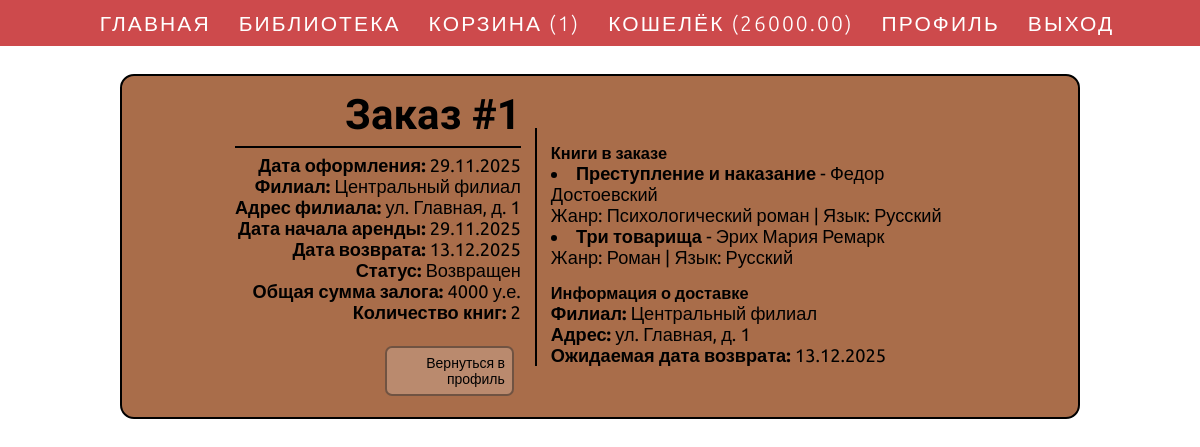
Screenshot of /order.html/1 (signed in) with the database file from the repository.
### app.py (models this page shows)
class User(UserMixin, db.Model):
    id = db.Column(db.Integer, primary_key=True)
    last_name = db.Column(db.String(255), nullable=False) # Фамилия
    first_name = db.Column(db.String(255), nullable=False) # Имя
    patronymic = db.Column(db.String(255)) # Отчество
    email = db.Column(db.String(255), unique=True, nullable=False) # Почта
    phone = db.Column(db.String(20), nullable=False) # Телефон
    password_hash = db.Column(db.String(255), nullable=False) # Пароль (в хэш через wekzeug)
    deposit = db.Column(db.Numeric(10, 2), default=0.00) # Текущий баланс счета
    created_at = db.Column(db.DateTime, default=datetime.utcnow) # Времядата создания аккаунта
    tariff_id = db.Column(db.Integer, db.ForeignKey('tariff.id')) # Тариф, выбранный пользователем
    cart_items = db.relationship('CartItem', backref='user', lazy=True, cascade='all, delete-orphan')
    orders = db.relationship('Order', backref='user', lazy=True)
    deposit_transactions = db.relationship('DepositTransaction', backref='user', lazy=True)

class Order(db.Model):
    id = db.Column(db.Integer, primary_key=True)
    total_deposit = db.Column(db.Numeric(10, 2), nullable=False) # Общая сумма заказа
    status = db.Column(db.Enum('assembling', 'delivery', 'delivered', 'returned', name='order_status'), default='assembling') # Статус заказа: в сборке, в доставке, доставлен, возвращен
    created_at = db.Column(db.DateTime, default=datetime.utcnow) # Датавремя создания заказа
    picked_up_at = db.Column(db.DateTime) # Датавремя забирания заказа пользователем из филиала
    due_return_date = db.Column(db.Date) # Дата конца аренды
    actual_return_date = db.Column(db.Date) # Дата возвращения заказа пользователем
    penalty_amount = db.Column(db.Numeric(10, 2), default=0.00) # Сумма штрафа за просрочку
    user_id = db.Column(db.Integer, db.ForeignKey('user.id'), nullable=False) # Пользователь, которому принадлежит заказ
    branch_id = db.Column(db.Integer, db.ForeignKey('branch.id'), nullable=False) # Филиал, в который оформлен заказ
    order_items = db.relationship('OrderItem', backref='order', lazy=True, cascade='all, delete-orphan')
    deposit_transactions = db.relationship('DepositTransaction', backref='order', lazy=True)

class Branch(db.Model):
    id = db.Column(db.Integer, primary_key=True)
    name = db.Column(db.String(255), nullable=False) # Название филиала
    address = db.Column(db.Text, nullable=False) # Адрес
    orders = db.relationship('Order', backref='branch', lazy=True)

class Book(db.Model):
    id = db.Column(db.Integer, primary_key=True)
    title = db.Column(db.String(255), nullable=False) # Название книги
    author = db.Column(db.String(255), nullable=False) # Автор книги
    genre = db.Column(db.String(100), nullable=False)  # Жанр
    language = db.Column(db.String(50), nullable=False, default='Русский')  # Язык
    publisher = db.Column(db.String(255))  # Издательство
    description = db.Column(db.Text)  # Описание книги
    image_url = db.Column(db.String(500))  # URL для обложки
    is_available = db.Column(db.Boolean, default=True, nullable=False)  # Доступна ли книга для аренды
    cart_items = db.relationship('CartItem', backref='book', lazy=True, cascade='all, delete-orphan')
    order_items = db.relationship('OrderItem', backref='book', lazy=True)

### app.py (the view)
@app.route("/order.html/<int:order_id>")
@login_required
def order_detail(order_id):
    order = Order.query.get_or_404(order_id)
    if order.user_id != current_user.id:
        flash('Доступ запрещен')
        return redirect(url_for('profile'))
    order_items = OrderItem.query.filter_by(order_id=order.id).all()
    books = [item.book for item in order_items]
    created_date = order.created_at.strftime('%d.%m.%Y') if order.created_at else None
    start_date = order.picked_up_at.strftime('%d.%m.%Y') if order.picked_up_at else None
    end_date = order.due_return_date.strftime('%d.%m.%Y') if order.due_return_date else None
    status_map = {
        'assembling': 'В сборке',
        'delivery': 'В доставке',
        'delivered': 'Доставлен',
        'returned': 'Возвращен'
    }
    status_ru = status_map.get(order.status, order.status)
    return render_template("order.html", current_user=current_user, order=order,
                         books=books, created_date=created_date, start_date=start_date,
                         end_date=end_date, status_ru=status_ru, branch=order.branch)

### app.py (called while the page is built)
@login_manager.user_loader
def load_user(user_id):
    return User.query.get(int(user_id))

@app.context_processor
def inject_cart_count():
    if current_user.is_authenticated:
        cart_count = CartItem.query.filter_by(user_id=current_user.id).count()
    else:
        cart_count = 0
    return dict(cart_count=cart_count)

### templates/order.html (shortened to what this page needs)
<!DOCTYPE html>
<html lang='en-EN'>
  <head>
    <link href='../static/styles.css' rel='stylesheet'>
  </head>
  <body>
    <div class="wrapper">
      <nav>
        <a href='../index.html' title='Главная'>Главная</a>
        <a href='../booklist.html' title='Библиотека'>Библиотека</a>
        <a href='../cart.html' title='Корзина'>Корзина ({{cart_count}})</a>
        <a href='../wallet.html' title='Счёт'>Кошелёк ({{current_user.deposit}})</a>
        <a href='../profile.html' title='Профиль'>Профиль</a>
        <a href='../logout.html' title='Выход'>Выход</a>
      </nav>
      <main>
        <div class='section'>
          <div class='left'>
            <h2>Заказ #{{ order.id }}</h2>
            {% if created_date %}
            <p><strong>Дата оформления:</strong> {{ created_date }}</p>
            {% endif %}
            {% if branch %}
            <p><strong>Филиал:</strong> {{ branch.name }}</p>
            <p><strong>Адрес филиала:</strong> {{ branch.address }}</p>
            {% endif %}
            {% if start_date %}
            <p><strong>Дата начала аренды:</strong> {{ start_date }}</p>
            {% endif %}
            {% if end_date %}
            <p><strong>Дата возврата:</strong> {{ end_date }}</p>
            {% endif %}
            <p><strong>Статус:</strong> {{ status_ru }}</p>
            <p><strong>Общая сумма залога:</strong> {{ order.total_deposit|int }} у.е.</p>
            <p><strong>Количество книг:</strong> {{ books|length }}</p>
            <br>
            <a href='../profile.html'><div class='card'>Вернуться в профиль</div></a>
          </div>
          <div class='line' style='text-align: left;'>
            <br>
            <h3>Книги в заказе</h3>
            <ul>
              {% for book in books %}
              <li><a href="../book.html/{{ book.id }}"><strong>{{ book.title }}</strong> - {{ book.author }}</a>
                <p>Жанр: {{ book.genre }} | Язык: {{ book.language }}</p>
              </li>
              {% endfor %}
            </ul>
            <br>
            <h3>Информация о доставке</h3>
            {% if branch %}
            <p><strong>Филиал:</strong> {{ branch.name }}</p>
            <p><strong>Адрес:</strong> {{ branch.address }}</p>
            {% endif %}
            {% if end_date %}
            <p><strong>Ожидаемая дата возврата:</strong> {{ end_date }}</p>
            {% endif %}
          </div>
        </div>
      </main>
    </div>
  </body>
</html>

### static/styles.css (style rules this page uses)
@media only screen and (min-width: 1100px) and (max-width: 1499px) { :root { font-size: 14px; } }
@media only screen and (min-width: 1100px) and (max-width: 1499px) { main { min-height: 100%; } }
@media only screen and (min-width: 1100px) and (max-width: 1499px) { .card { padding: 0.5rem !important; } }
* { margin: 0; padding: 0; -webkit-box-sizing: border-box; box-sizing: border-box; font-family: 'Ubuntu', sans-serif; }
body { width: 100%; background: url('src/background.png'); background-size: cover; }
.wrapper { display: flex; flex: 1 1 auto; flex-direction: column; min-height: 100vh; }
nav { background-color: #cd4a4c; width: 100%; font-weight: 300; letter-spacing: 0.15rem; -ms-flex-wrap: wrap; flex-wrap: wrap; display: -webkit-inline-flex; display: -ms-inline-flexbox; display: inline-flex; -webkit-box-pack: center; -ms-flex-pack: center; justify-content: center; padding: 0 0 0 1rem; position: sticky; top: 0; z-index: 2; -webkit-user-select: none; -moz-user-select: none; -ms-user-select: none; user-select: none; }
nav a { padding: 0.75rem 1rem; font-size: 1.5rem; color: white; text-decoration: none; text-transform: uppercase; cursor: pointer; background-color: #cd4a4c; }
main { display: -webkit-box; display: -ms-flexbox; display: flex; -webkit-box-orient: vertical; -webkit-box-direction: normal; -ms-flex-direction: column; flex-direction: column; -webkit-box-align: center; -ms-flex-align: center; align-items: center; padding: 2rem 0 0 0; flex: 1 1 auto; }
.section { padding: 0.5rem 0; width: 80%; margin-bottom: 3rem; background-color: rgba(140, 60, 14, 0.75); border-radius: 1rem; border: 0.2rem solid rgba(0, 0, 0, 1); -webkit-box-align: center; -ms-flex-align: center; align-items: center; display: -webkit-inline-flex; display: -ms-inline-flexbox; display: inline-flex; -ms-flex-wrap: wrap; flex-wrap: wrap; -webkit-box-pack: center; -ms-flex-pack: center; justify-content: center; z-index: 0; }
.section div { margin: 0.5rem 0.5rem 0.5rem 0.5rem; max-width: 45%; -webkit-box-pack: center; -ms-flex-pack: center; justify-content: center; }
.section h2 { border-bottom: 2px solid black; font-weight: bolder; }
.section h3 { font-weight: 600; }
.section p { font-size: 1.3rem; line-height: 1.5rem; }
.line { margin-left: 0; padding-left: 1rem; border-left: 2px solid black; text-align: center; }
.left { text-align: right; }
.card { background-color: rgba(255, 255, 255, 0.2); color: black; padding: 0.5rem 1rem; border-radius: 0.5rem; display: -webkit-inline-flex; display: -ms-inline-flexbox; display: inline-flex; -webkit-box-align: center; -ms-flex-align: center; align-items: center; -webkit-box-pack: start !important; -ms-flex-pack: start !important; justify-content: left !important; border: 2px solid rgba(0, 0, 0, 0.4); -webkit-user-select: none; -moz-user-select: none; -ms-user-select: none; user-select: none; }
ul, ol { list-style-position: inside; font-size: 1.3rem; line-height: 1.5rem; }
h2 { padding-bottom: 0.5rem; margin-bottom: 0.5rem; font-size: 3rem; font-weight: 550; font-family: "Sofia Sans", sans-serif; }
a { color: black; text-decoration: none; }

### rows the page displays
User: deposit "26000.00"
Order: id "1", total_deposit "4000"
Branch: name "Центральный филиал", address "ул. Главная, д. 1"
Book: title "Преступление и наказание", author "Федор Достоевский", genre "Психологический роман", language "Русский"
Book: title "Три товарища", author "Эрих Мария Ремарк", genre "Роман", language "Русский"

### other values shown
{{ cart_count }} "1"
{{ created_date }} "29.11.2025"
{{ start_date }} "29.11.2025"
{{ end_date }} "13.12.2025"
{{ status_ru }} "Возвращен"
{{ books|length }} "2"
